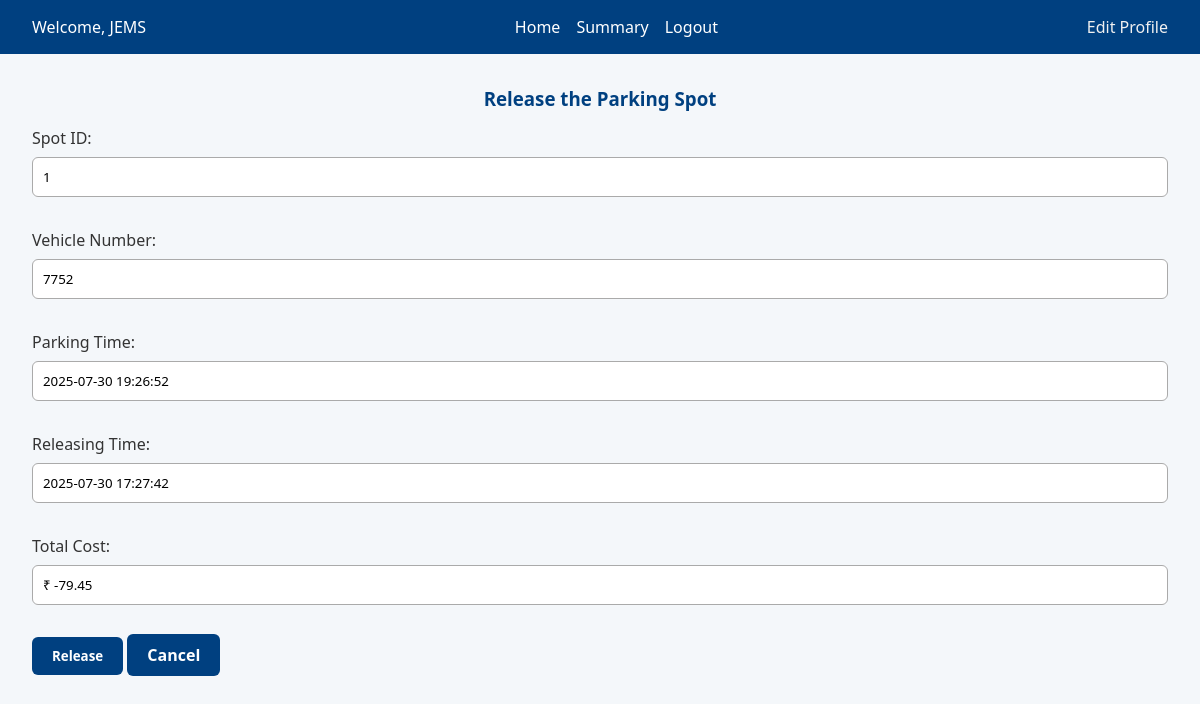
Screenshot of /release_spot/1 (signed in) with the database file from the repository.
### models/model.py (models this page shows)
class Reservation(db.Model):
    __tablename__ = 'reservation'
    id = db.Column(db.Integer, primary_key=True)
    spot_id = db.Column(db.Integer, db.ForeignKey('parking_spot.id'), nullable=False)
    user_id = db.Column(db.Integer, db.ForeignKey('user.id'), nullable=False)
    vehicle_number = db.Column(db.String(20), nullable=False)
    parking_time = db.Column(db.DateTime, default=datetime.utcnow)
    leaving_time = db.Column(db.DateTime)
    total_price = db.Column(db.Float, nullable=False, default=0.0)

### controllers/controller.py (the view, shortened to what this page needs)
@app.route('/release_spot/<int:reservation_id>', methods=['GET', 'POST'])
def release_spot(reservation_id):
    if 'user_id' not in session or session.get('role') != 'user':
        return redirect(url_for('login'))
    reservation = Reservation.query.get_or_404(reservation_id)
    lot  = ParkingLot.query.get(reservation.parking_spot.lot_id)
    leaving_time = datetime.now()
    parked_duration = (leaving_time - reservation.parking_time).total_seconds() / 3600
    if request.method == 'GET':
        total_cost = parked_duration * lot.price_per_unit
        return render_template(
            "release_spot.html",
            reservation=reservation,
            leaving_time=leaving_time.strftime('%Y-%m-%d %H:%M:%S'),
            total_cost= round(total_cost, 2)
        )

### templates/release_spot.html
{% extends 'user_base.html' %}
{% block content %}
<div class="container mt-4">
    <h3 class="text-center text-warning mb-4">Release the Parking Spot</h3>
    <form method="POST">
        <div class="form-group">
            <label>Spot ID:</label>
            <input type="text" class="form-control" value="{{ reservation.spot_id }}" readonly>
        </div>
        <div class="form-group">
            <label>Vehicle Number:</label>
            <input type="text" class="form-control" value="{{ reservation.vehicle_number }}" readonly>
        </div>
        <div class="form-group">
            <label>Parking Time:</label>
            <input type="text" class="form-control" value="{{ reservation.parking_time.strftime('%Y-%m-%d %H:%M:%S') }}" readonly>
        </div>
        <div class="form-group">
            <label>Releasing Time:</label>
            <input type="text" class="form-control" value="{{ leaving_time }}" readonly>
        </div>
        <div class="form-group">
            <label>Total Cost:</label>
            <input type="text" class="form-control" value="₹ {{ total_cost  }}" readonly>
        </div>
        <div class="text-center mt-4">
            <button type="submit">Release</button>
            <a href="{{ url_for('user_dashboard') }}" class="cancel-btn">Cancel</a>
        </div>
    </form>
</div>
{% endblock %}

### static/styles/main.css (style rules this page uses)
* { margin: 0; padding: 0; box-sizing: border-box; font-family: "Segoe UI", sans-serif; }
body { background-color: #f4f7fa; color: #333; }
a { text-decoration: none; color: #004080; }
h2, h3 { margin-bottom: 1rem; color: #004080; text-align: center; }
.form-group, label { display: block; margin-bottom: 0.5rem; font-weight: 500; }
input[type="text"], input[type="email"], input[type="password"], input[type="number"], textarea { width: 100%; padding: 10px; border: 1px solid #aaa; border-radius: 6px; margin-bottom: 1.5rem; }
button, .btn, .reserve-btn, .cancel-btn { padding: 10px 20px; background-color: #004080; color: white; border: none; border-radius: 6px; cursor: pointer; font-weight: bold; }

### rows the page displays
Reservation: spot_id "1", vehicle_number "7752", parking_time "2025-07-30 19:26:52"

### other values shown
{{ session['full_name'] }} "JEMS"
